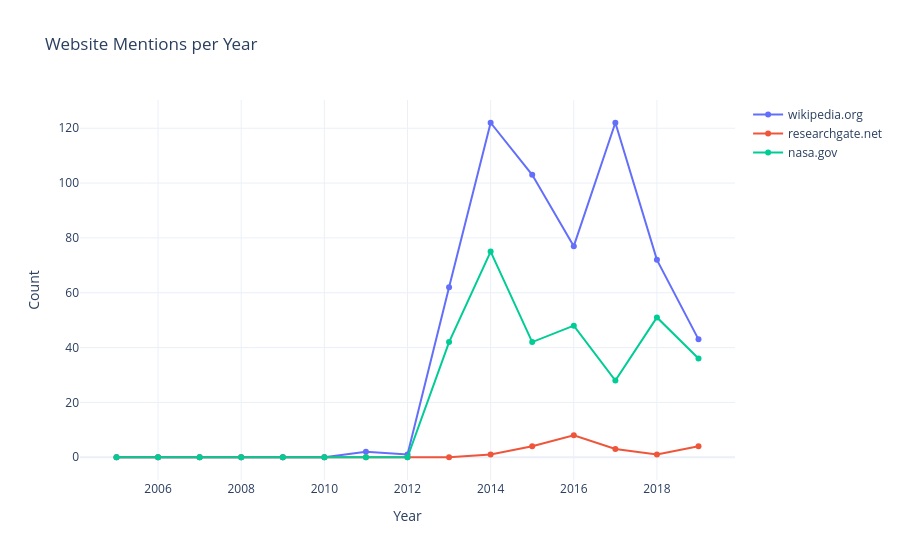

The code cell stored with this chart in its notebook:
### Code cell
import plotly.graph_objects as go
fig = go.Figure()

years = [2005,2006,2007,2008,2009,2010,2011,2012,2013,2014,2015,2016,2017,2018,2019]

for i, site in enumerate(main_sites):
    fig.add_trace(go.Scatter(
        x=years,
        y=site_year[i],
        mode='lines+markers',
        name=site
    ))

fig.update_layout(
    title="Website Mentions per Year",
    xaxis_title="Year",
    yaxis_title="Count",
    template="plotly_white"
)

# Save as interactive HTML
fig.write_html("site_mentions.html")

# Show in notebook (optional)
fig.show()

### Figure 1 — Plotly figure (JSON) as saved in the notebook; plotly's stock layout.template omitted (floating-point values rounded to 4 significant figures)
{"data": [{"mode": "lines+markers", "name": "wikipedia.org", "type": "scatter", "x": [2005, 2006, 2007, 2008, 2009, 2010, 2011, 2012, 2013, 2014, 2015, 2016, 2017, 2018, 2019], "y": [0, 0, 0, 0, 0, 0, 2, 1, 62, 122, 103, 77, 122, 72, 43]}, {"mode": "lines+markers", "name": "researchgate.net", "type": "scatter", "x": [2005, 2006, 2007, 2008, 2009, 2010, 2011, 2012, 2013, 2014, 2015, 2016, 2017, 2018, 2019], "y": [0, 0, 0, 0, 0, 0, 0, 0, 0, 1, 4, 8, 3, 1, 4]}, {"mode": "lines+markers", "name": "nasa.gov", "type": "scatter", "x": [2005, 2006, 2007, 2008, 2009, 2010, 2011, 2012, 2013, 2014, 2015, 2016, 2017, 2018, 2019], "y": [0, 0, 0, 0, 0, 0, 0, 0, 42, 75, 42, 48, 28, 51, 36]}], "layout": {"title": {"text": "Website Mentions per Year"}, "xaxis": {"title": {"text": "Year"}}, "yaxis": {"title": {"text": "Count"}}}}
